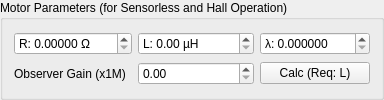
                 <widget class="QGroupBox" name="groupBox_40">
                  <property name="title">
                   <string>Motor Parameters (for Sensorless and Hall Operation)</string>
                  </property>
                  <layout class="QGridLayout" name="gridLayout_41">
                   <item row="4" column="1">
                    <widget class="QDoubleSpinBox" name="mcconfFocObserverGainBox">
                     <property name="maximum">
                      <double>100000.000000000000000</double>
                     </property>
                     <property name="singleStep">
                      <double>1.000000000000000</double>
                     </property>
                    </widget>
                   </item>
                   <item row="4" column="0">
                    <widget class="QLabel" name="label_98">
                     <property name="text">
                      <string>Observer Gain (x1M)</string>
                     </property>
                    </widget>
                   </item>
                   <item row="4" column="2">
                    <widget class="QPushButton" name="mcconfFocObserverGainCalcButton">
                     <property name="text">
                      <string>Calc (Req: L)</string>
                     </property>
                    </widget>
                   </item>
                   <item row="1" column="0">
                    <widget class="QDoubleSpinBox" name="mcconfFocMotorRBox">
                     <property name="prefix">
                      <string>R: </string>
                     </property>
                     <property name="suffix">
                      <string> Ω</string>
                     </property>
                     <property name="decimals">
                      <number>5</number>
                     </property>
                     <property name="maximum">
                      <double>1000.000000000000000</double>
                     </property>
                     <property name="singleStep">
                      <double>0.001000000000000</double>
                     </property>
                    </widget>
                   </item>
                   <item row="1" column="1">
                    <widget class="QDoubleSpinBox" name="mcconfFocMotorLBox">
                     <property name="prefix">
                      <string>L: </string>
                     </property>
                     <property name="suffix">
                      <string> µH</string>
                     </property>
                     <property name="decimals">
                      <number>2</number>
                     </property>
                     <property name="maximum">
                      <double>1000000.000000000000000</double>
                     </property>
                    </widget>
                   </item>
                   <item row="1" column="2">
                    <widget class="QDoubleSpinBox" name="mcconfFocMotorLinkageBox">
                     <property name="prefix">
                      <string>λ: </string>
                     </property>
                     <property name="decimals">
                      <number>6</number>
                     </property>
                     <property name="maximum">
                      <double>1000.000000000000000</double>
                     </property>
                     <property name="singleStep">
                      <double>0.000100000000000</double>
                     </property>
                    </widget>
                   </item>
                  </layout>
                 </widget>
